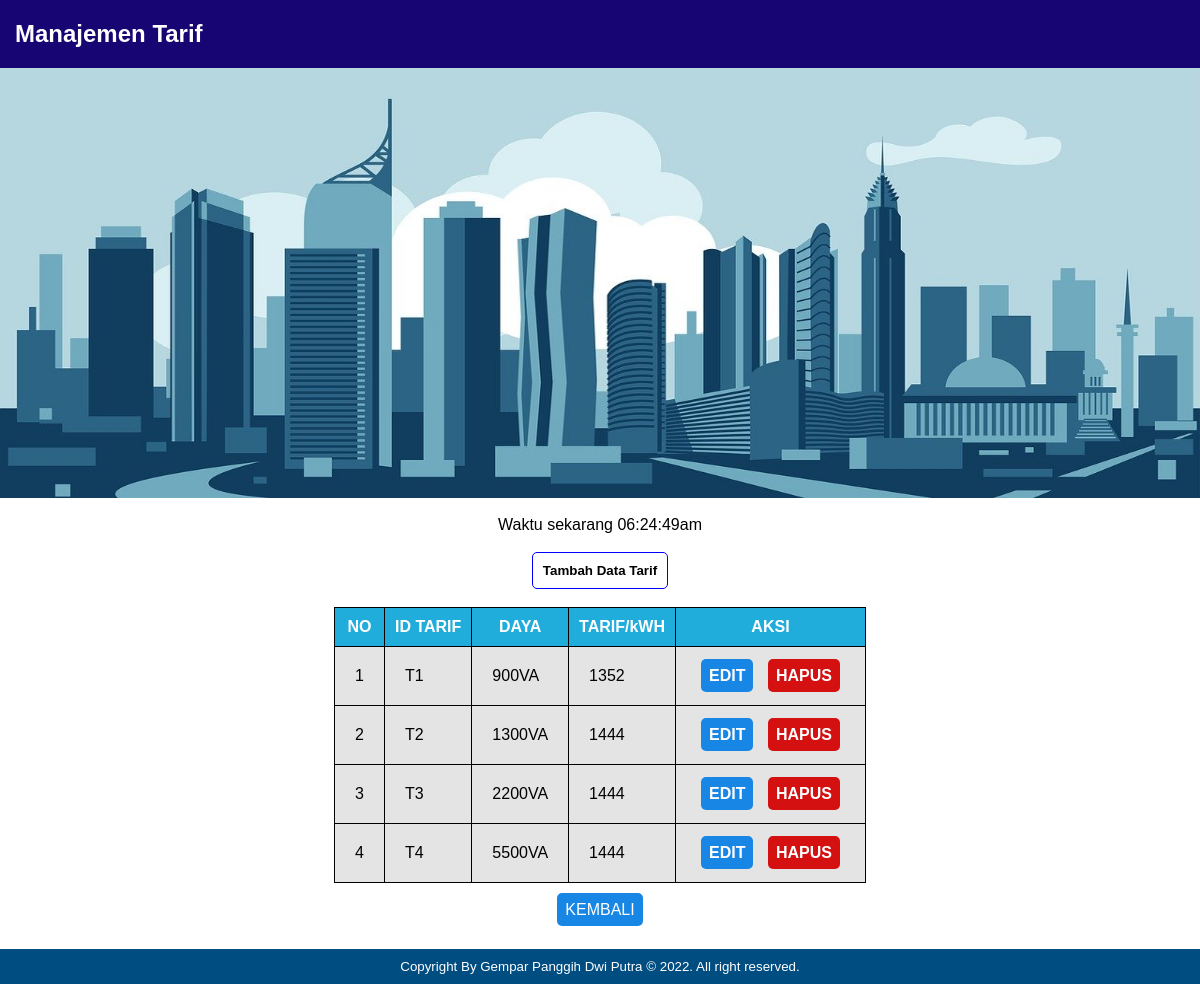
The page /tarif/bacatarif.php on the database its author committed.
### tables this page shows
CREATE TABLE `tarif` (
  `id` varchar(10) NOT NULL,
  `daya` varchar(20) NOT NULL,
  `tarifperkwh` varchar(20) NOT NULL
);

### tarif/bacatarif.php (the view, shortened to what this page needs)
<?php
		include '../koneksi.php';
?>
<!DOCTYPE html>
<html>
<head>
	<link rel="stylesheet" type="text/css" href="../styles/form.css">
</head>
<body>
	<div class="bekgron">
	<h2>Manajemen Tarif</h2>
	</div>
	<div class="gambar">
	</div>
	<br>
		<center>
			<?php
				echo "Waktu sekarang ". date("h:i:sa");
			?><br><br>
			<input type="button" value="Tambah Data Tarif" onclick="location.href='tambahtarif.php'">
		</center>
		<br>
		<center>
		<table name="table" border="0" cellspacing="10" cellpadding="10">
			<div class="biru">
			<tr>
				<th>NO</th>
				<th>ID TARIF</th>
				<th>DAYA</th>
				<th>TARIF/kWH</th>
				<th>AKSI</th>
			</tr>
			</div>
			<?php
				$no=1;
				$sql="SELECT * FROM tarif";
				$query= mysqli_query($db_link,$sql);
				while ($data = mysqli_fetch_array($query))
				{
					?>
					<tr>
						<td><?php echo "$no"; ?></td>
						<td><?php echo "$data[id]"; ?></td>
						<td><?php echo "$data[daya]"; ?></td>
						<td><?php echo "$data[tarifperkwh]"; ?></td>
						<td>
							<a class="edit" href="edittarif.php?id=<?php echo"$data[id]"; ?>">EDIT</a>
							<a class="hapus" href="hapustarif.php?id=<?php echo"$data[id]"; ?>" onclick="return confirm('YAKINNN !!!')">HAPUS</a>
						</td>
					</tr>
					<?php
					$no++;
				}
			?>
		</table><br>
		<a class="tombol" href="../index.php">KEMBALI</a>
		</center>
		<div class="footer">
		Copyright By Gempar Panggih Dwi Putra &copy; 2022. All right reserved.
		</div>
</body>
</html>

### styles/form.css (style rules this page uses)
body { margin: auto; font-family: arial; }
.bekgron { width: 100%; overflow: hidden; background: #160573; }
.bekgron h2 { margin-left: 15px; color: white; }
table { border-collapse: collapse; }
table tr th { background: #21addb; color: white; border: 1px solid black; }
table tr td { background: #e4e4e4; border: 1px solid black; padding: 20px; }
input { background: #ffffff; padding: 10px; color: rgb(0, 0, 0); border-radius: 5px; border: 1px solid blue; font-weight: bold; cursor: pointer; }
.biru { background: #1387ad; }
.gambar { width: 100%; height: 430px; margin: auto; background: url(../img/kotabiru.jpg); background-size: 100% 100%; }
.footer { width: 100%; background-color: #004d82; text-align: center; font-size: 10pt; color: white; padding-top: 10px; padding-bottom: 10px; margin-top: 30px; }
a { text-decoration: none; }
.edit { background: #1886e4; margin: 5px; padding: 8px; color: white; border-radius: 5px; font-weight: bold; }
.hapus { background: #d41010; margin: 5px; padding: 8px; color: white; border-radius: 5px; font-weight: bold; }
.tombol { background: #1886e4; padding: 8px; border-radius: 5px; color: white; }

### rows shown on the page
tarif: id "T1", daya "900VA", tarifperkwh "1352"
tarif: id "T2", daya "1300VA", tarifperkwh "1444"
tarif: id "T3", daya "2200VA", tarifperkwh "1444"
tarif: id "T4", daya "5500VA", tarifperkwh "1444"
